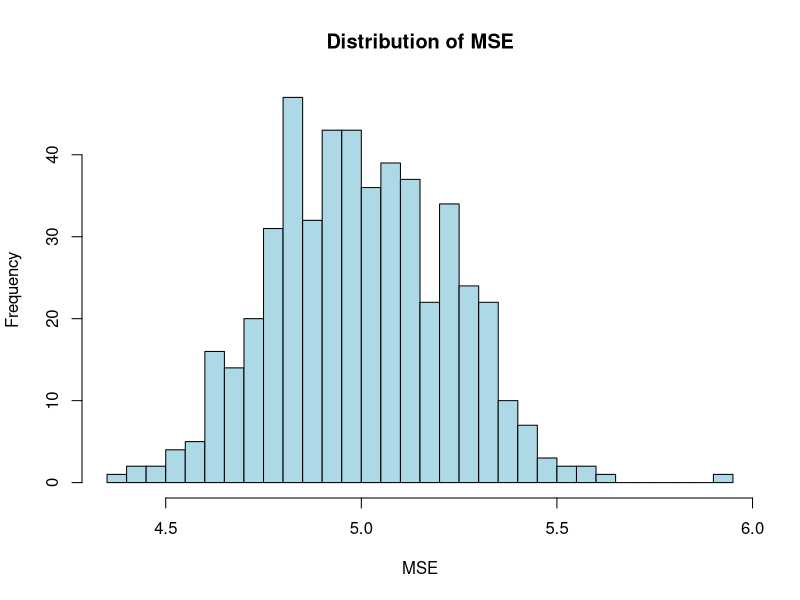
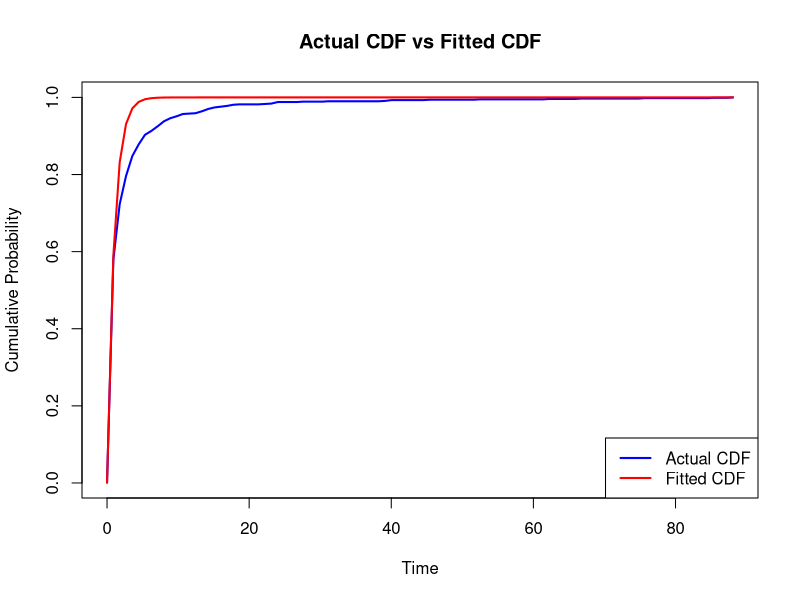

Write R code to recreate these figures, in order.
# Set parameters
set.seed(42)  # for reproducibility
n <- 1000  # number of observations
beta_0 <- 1.0  # intercept
beta_1 <- 2.0  # coefficient for X1

# Function to simulate and calculate MSE
simulate_mse <- function(n, beta_0, beta_1) {
  # Simulate data
  X1 <- rnorm(n, 0, 1)
  X2 <- rnorm(n, 0, 1)
  X3 <- rnorm(n, 0, 1)
  
  # True model
  Y <- beta_0 + beta_1 * X1 + rnorm(n, 0, 1)  # add noise
  
  # Fit the mis-specified model Y ~ X2 + X3
  mispecified_model <- lm(Y ~ X2 + X3)
  
  # Predicted values from the mis-specified model
  Y_pred <- predict(mispecified_model)
  
  # Calculate MSE between true Y and fitted values
  mse <- mean((Y - Y_pred)^2)
  return(mse)
}

# Run the simulation R times
R <- 500
mse_values <- replicate(R, simulate_mse(n, beta_0, beta_1))

# Summary statistics of MSE
cat("Mean of MSE over", R, "simulations:", mean(mse_values), "\n")
cat("Standard deviation of MSE:", sd(mse_values), "\n")

# Plot the distribution of MSE values
hist(mse_values, main = "Distribution of MSE", xlab = "MSE", breaks = 30, col = "lightblue")





library(survival)

# Set parameters
set.seed(42)  # for reproducibility
n <- 1000  # number of observations

# Simulate data
X1 <- rnorm(n, 0, 1)
X2 <- rnorm(n, 0, 1)
X3 <- rnorm(n, 0, 1)

# Simulate treatment times A_i based on Exponential distribution
lambda <- exp(X2 + X3)
A_i <- rexp(n, rate = lambda)

# Fit a Cox proportional hazards model
cox_model <- coxph(Surv(A_i, rep(1, n)) ~ X1)
alpha_estimate <- coef(cox_model)

# Function to calculate treatment probabilities
calculate_eX <- function(alpha_estimate, X, t) {
  hazard_adapt_date <- exp(X %*% alpha_estimate)
  trt_prob <- 1 - exp(-t * hazard_adapt_date)
  return(trt_prob)
}

# Estimate treatment probabilities
X <- cbind(X1)
t_values <- seq(min(A_i), max(A_i), length.out = 100)
fitted_cdf <- sapply(t_values, function(t) mean(calculate_eX(alpha_estimate, X, t)))

# Calculate actual CDF
actual_cdf <- sapply(t_values, function(t) mean(A_i <= t))

# Plot the actual CDF and the fitted CDF
plot(t_values, actual_cdf, type = "l", col = "blue", lwd = 2, 
     ylab = "Cumulative Probability", xlab = "Time", 
     main = "Actual CDF vs Fitted CDF")
lines(t_values, fitted_cdf, col = "red", lwd = 2)
legend("bottomright", legend = c("Actual CDF", "Fitted CDF"), 
       col = c("blue", "red"), lwd = 2)
